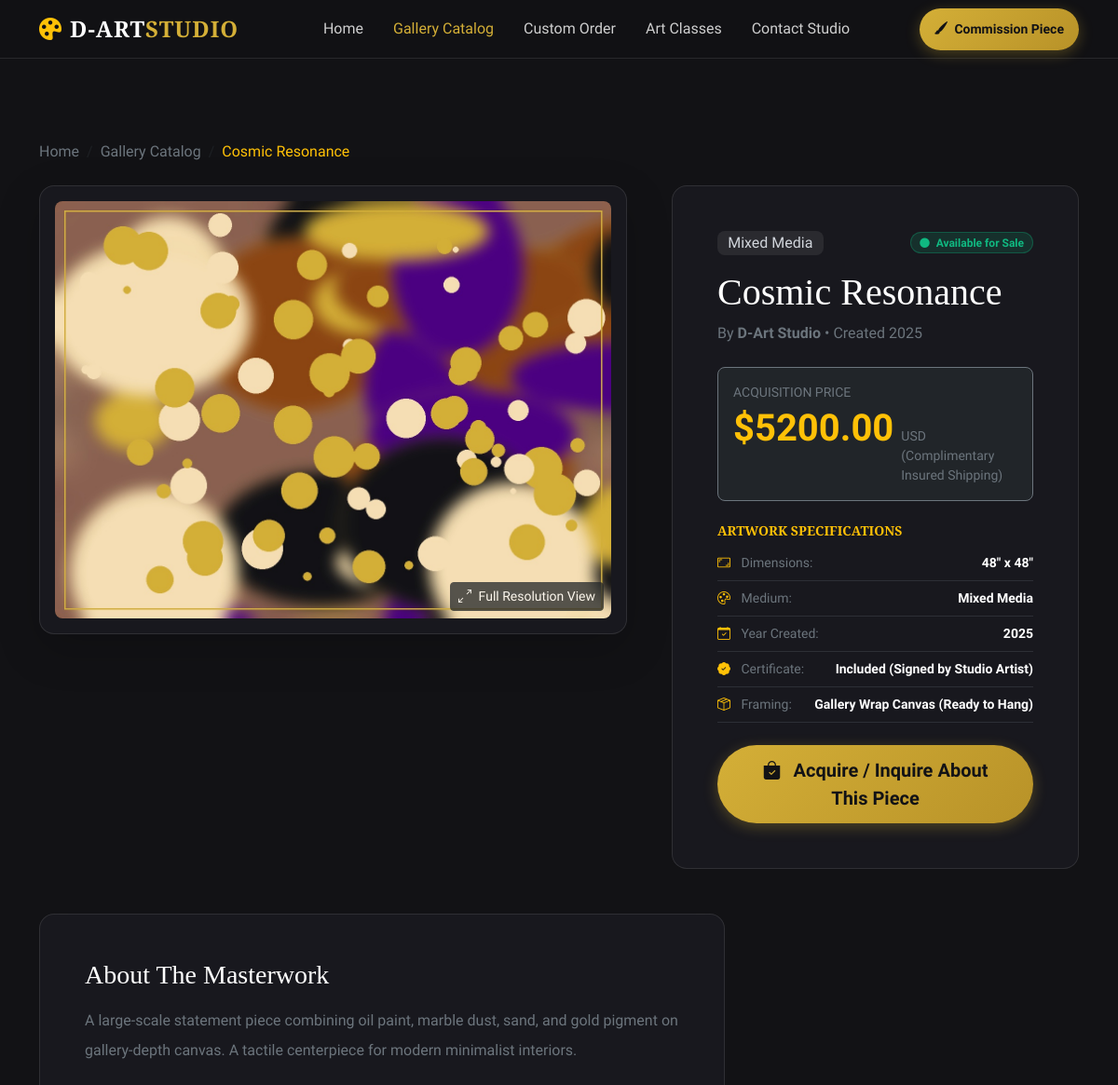
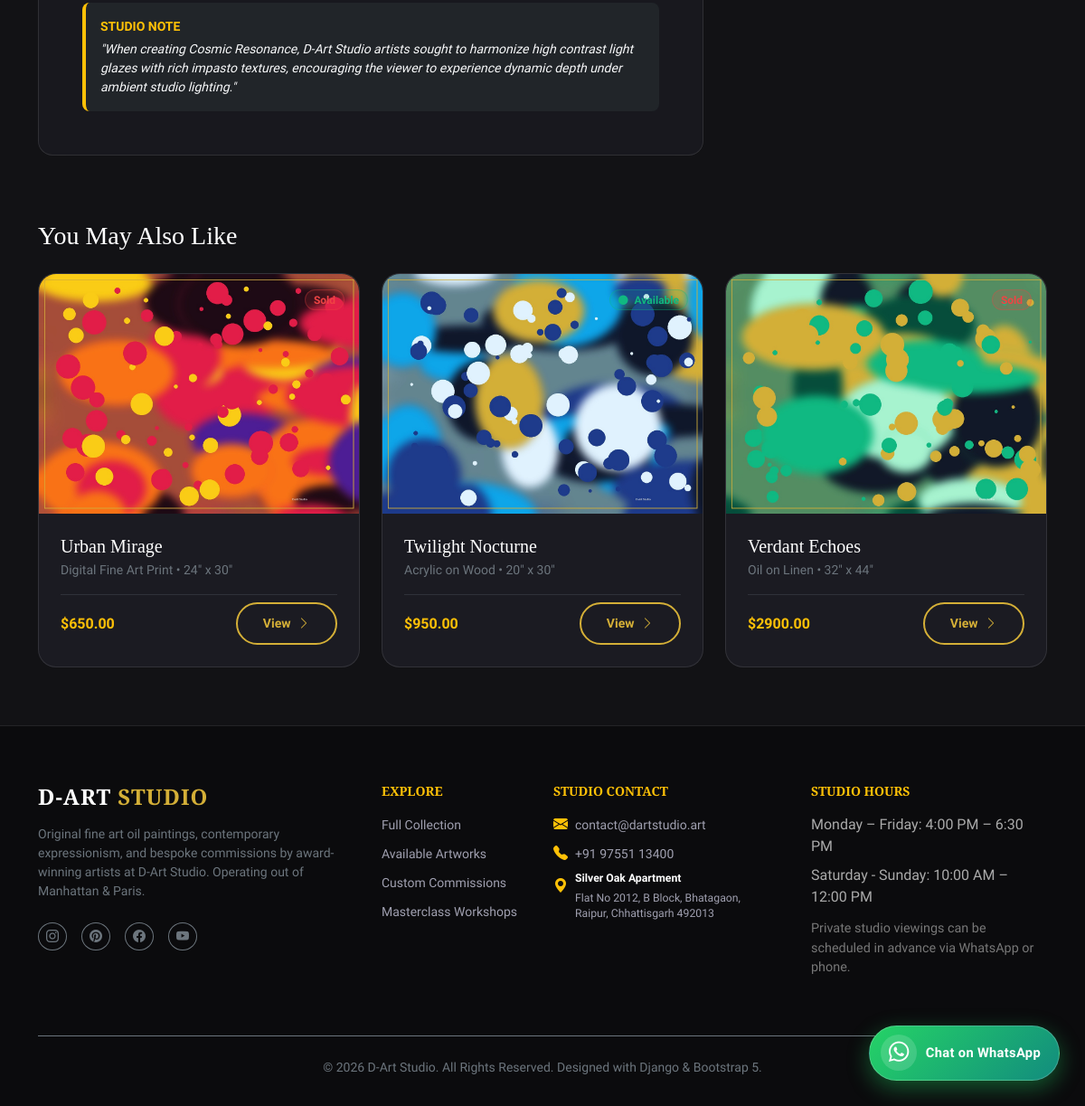
Page /gallery/cosmic-resonance/ on the committed database (2 pictures, top to bottom).
### gallery/models.py (models this page shows, shortened)
class Artwork(models.Model):
    title = models.CharField(max_length=200)
    slug = models.SlugField(unique=True, max_length=200, blank=True)
    image = models.ImageField(upload_to='artworks/')
    medium = models.CharField(max_length=100, help_text="e.g. Oil on Canvas, Acrylic, Watercolor, Digital Art")
    dimensions = models.CharField(max_length=100, help_text="e.g. 24\" x 36\" or 60cm x 90cm")
    price = models.DecimalField(max_digits=10, decimal_places=2)
    description = models.TextField(blank=True, help_text="Detailed story or background of the artwork")
    year_created = models.PositiveIntegerField(default=2025)
    is_available = models.BooleanField(default=True)
    is_featured = models.BooleanField(default=False)
    created_at = models.DateTimeField(auto_now_add=True)
    class Meta:
        ordering = ['-created_at']

### gallery/views.py (the view)
# urls.py: path('gallery/<slug:slug>/', views.ArtworkDetailView.as_view(), name='artwork_detail'),
class ArtworkDetailView(DetailView):
    model = Artwork
    template_name = 'gallery/detail.html'
    context_object_name = 'artwork'
    def get_context_data(self, **kwargs):
        context = super().get_context_data(**kwargs)
        artwork = self.object
        context['related_artworks'] = Artwork.objects.filter(
            medium=artwork.medium
        ).exclude(id=artwork.id)[:3]
        if not context['related_artworks'].exists():
            context['related_artworks'] = Artwork.objects.exclude(id=artwork.id)[:3]
        return context

### gallery/templates/gallery/detail.html (shortened to what this page needs)
{% extends 'gallery/base.html' %}
{% load static %}
{% block content %}
<section class="py-5 text-white">
    <div class="container py-3">
        <nav aria-label="breadcrumb" class="mb-4">
            <ol class="breadcrumb mb-0">
                <li class="breadcrumb-item"><a href="{% url 'gallery:home' %}" class="text-secondary text-decoration-none">Home</a></li>
                <li class="breadcrumb-item"><a href="{% url 'gallery:gallery_list' %}" class="text-secondary text-decoration-none">Gallery Catalog</a></li>
                <li class="breadcrumb-item active text-warning" aria-current="page">{{ artwork.title }}</li>
            </ol>
        </nav>
        <div class="row g-5 align-items-start">
            <div class="col-lg-7">
                <div class="glass-panel p-2 p-md-3 overflow-hidden position-relative shadow-lg">
                    <a href="{{ artwork.image.url }}" target="_blank" data-bs-toggle="modal" data-bs-target="#imageZoomModal">
                        <img src="{{ artwork.image.url }}" alt="{{ artwork.title }}" class="img-fluid rounded-3 w-100" style="max-height: 650px; object-fit: contain; background-color: #0d0d0f;">
                    </a>
                    <button type="button" class="btn btn-dark btn-sm position-absolute bottom-0 end-0 m-4 opacity-75" data-bs-toggle="modal" data-bs-target="#imageZoomModal">
                        <i class="bi bi-arrows-angle-expand me-1"></i> Full Resolution View
                    </button>
                </div>
            </div>
            <div class="col-lg-5">
                <div class="glass-panel p-4 p-md-5">
                    <div class="d-flex justify-content-between align-items-center mb-3">
                        <span class="badge badge-medium fs-6">{{ artwork.medium }}</span>
                        {% if artwork.is_available %}
                            <span class="badge badge-available"><i class="bi bi-circle-fill me-1 small"></i> Available for Sale</span>
                        {% else %}
                            <span class="badge badge-sold"><i class="bi bi-x-circle-fill me-1"></i> Private Collection</span>
                        {% endif %}
                    </div>
                    <h1 class="font-serif display-6 text-white mb-2">{{ artwork.title }}</h1>
                    <p class="text-secondary mb-4">By <strong>D-Art Studio</strong> &bull; Created {{ artwork.year_created }}</p>
                    <div class="p-3 bg-dark bg-opacity-60 rounded-3 mb-4 border border-secondary border-opacity-30">
                        <small class="text-secondary text-uppercase tracking-wider d-block mb-1">Acquisition Price</small>
                        <div class="d-flex align-items-baseline gap-2">
                            <span class="display-6 fw-bold text-warning">${{ artwork.price|floatformat:2 }}</span>
                            <span class="text-secondary small">USD (Complimentary Insured Shipping)</span>
                        </div>
                    </div>
                    <div class="mb-4">
                        <h6 class="text-warning text-uppercase fw-bold mb-3 small">Artwork Specifications</h6>
                        <ul class="list-unstyled text-secondary small">
                            <li class="mb-2 d-flex justify-content-between border-bottom border-secondary border-opacity-25 pb-2">
                                <span><i class="bi bi-aspect-ratio me-2 text-warning"></i> Dimensions:</span>
                                <strong class="text-white">{{ artwork.dimensions }}</strong>
                            </li>
                            <li class="mb-2 d-flex justify-content-between border-bottom border-secondary border-opacity-25 pb-2">
                                <span><i class="bi bi-palette me-2 text-warning"></i> Medium:</span>
                                <strong class="text-white">{{ artwork.medium }}</strong>
                            </li>
                            <li class="mb-2 d-flex justify-content-between border-bottom border-secondary border-opacity-25 pb-2">
                                <span><i class="bi bi-calendar-check me-2 text-warning"></i> Year Created:</span>
                                <strong class="text-white">{{ artwork.year_created }}</strong>
                            </li>
                            <li class="mb-2 d-flex justify-content-between border-bottom border-secondary border-opacity-25 pb-2">
                                <span><i class="bi bi-patch-check-fill me-2 text-warning"></i> Certificate:</span>
                                <strong class="text-white">Included (Signed by Studio Artist)</strong>
                            </li>
                            <li class="mb-2 d-flex justify-content-between border-bottom border-secondary border-opacity-25 pb-2">
                                <span><i class="bi bi-box-seam me-2 text-warning"></i> Framing:</span>
                                <strong class="text-white">Gallery Wrap Canvas (Ready to Hang)</strong>
                            </li>
                        </ul>
                    </div>
                    <div class="d-grid gap-3">
                        {% if artwork.is_available %}
                            <a href="{% url 'gallery:contact' %}?subject=Inquiry regarding artwork: {{ artwork.title }}" class="btn btn-gold btn-lg">
                                <i class="bi bi-bag-check-fill me-2"></i> Acquire / Inquire About This Piece
                            </a>
                        {% endif %}
                    </div>
                </div>
            </div>
        </div>
        <div class="row mt-5">
            <div class="col-lg-8">
                <div class="glass-panel p-4 p-md-5">
                    <h3 class="font-serif text-white mb-3">About The Masterwork</h3>
                    <p class="text-secondary lead fs-6 lh-lg mb-4">
                        {{ artwork.description }}
                    </p>
                    <div class="p-3 bg-dark rounded-3 border-start border-warning border-4">
                        <small class="text-warning text-uppercase fw-bold d-block mb-1">Studio Note</small>
                        <p class="text-light fst-italic mb-0 small">
                            "When creating {{ artwork.title }}, D-Art Studio artists sought to harmonize high contrast light glazes with rich impasto textures, encouraging the viewer to experience dynamic depth under ambient studio lighting."
                        </p>
                    </div>
                </div>
            </div>
        </div>
        {% if related_artworks %}
            <div class="mt-5 pt-4">
                <h3 class="font-serif text-white mb-4">You May Also Like</h3>
                <div class="row g-4">
                    {% for item in related_artworks %}
                        <div class="col-lg-4 col-md-6">
                            <div class="art-card">
                                <div class="art-card-img-wrapper">
                                    <img src="{{ item.image.url }}" alt="{{ item.title }}" loading="lazy">
                                    <div class="position-absolute top-0 end-0 p-3">
                                        {% if item.is_available %}
                                            <span class="badge badge-available"><i class="bi bi-circle-fill me-1 small"></i> Available</span>
                                        {% else %}
                                            <span class="badge badge-sold">Sold</span>
                                        {% endif %}
                                    </div>
                                </div>
                                <div class="art-card-body">
                                    <h5 class="font-serif text-white mb-1"><a href="{% url 'gallery:artwork_detail' item.slug %}" class="text-white text-decoration-none hover-gold">{{ item.title }}</a></h5>
                                    <small class="text-secondary mb-3 d-block">{{ item.medium }} &bull; {{ item.dimensions }}</small>
                                    <div class="d-flex justify-content-between align-items-center pt-2 border-top border-secondary border-opacity-25">
                                        <span class="fw-bold text-warning">${{ item.price|floatformat:2 }}</span>
                                        <a href="{% url 'gallery:artwork_detail' item.slug %}" class="btn btn-outline-gold btn-sm">View <i class="bi bi-chevron-right ms-1"></i></a>
                                    </div>
                                </div>
                            </div>
                        </div>
                    {% endfor %}
                </div>
            </div>
        {% endif %}
    </div>
</section>
{% endblock %}

### gallery/static/gallery/css/style.css (style rules this page uses)
:root { --color-bg-dark: #121215; --color-bg-card: #1b1b22; --color-bg-surface: #24242d; --color-gold: #d4af37; --color-gold-hover: #e5c158; --color-gold-light: rgba(212, 175, 55, 0.15); --color-text-light: #f8f9fa; --color-text-muted: #a0a0b0; --color-border: rgba(255, 255, 255, 0.1); --font-heading: 'Playfair Display', serif; --font-body: 'Plus Jakarta Sans', sans-serif; }
body { font-family: var(--font-body); background-color: var(--color-bg-dark); color: var(--color-text-light); overflow-x: hidden; }
h1, h2, h3, h4, h5, h6, .font-serif { font-family: var(--font-heading); }
.glass-panel { background: rgba(27, 27, 34, 0.75); backdrop-filter: blur(16px); -webkit-backdrop-filter: blur(16px); border: 1px solid var(--color-border); border-radius: 1rem; }
.btn-gold { background: linear-gradient(135deg, #d4af37 0%, #b89228 100%); color: #121215; font-weight: 600; border: none; padding: 0.75rem 1.75rem; border-radius: 50rem; transition: all 0.3s ease; box-shadow: 0 4px 15px rgba(212, 175, 55, 0.3); }
.btn-outline-gold { border: 2px solid var(--color-gold); color: var(--color-gold); background: transparent; font-weight: 600; padding: 0.7rem 1.75rem; border-radius: 50rem; transition: all 0.3s ease; }
.art-card { background: var(--color-bg-card); border: 1px solid var(--color-border); border-radius: 1.25rem; overflow: hidden; transition: all 0.4s cubic-bezier(0.165, 0.84, 0.44, 1); height: 100%; display: flex; flex-direction: column; }
.art-card-img-wrapper { position: relative; aspect-ratio: 4/3; overflow: hidden; background-color: #0c0c0e; }
.art-card-img-wrapper img { width: 100%; height: 100%; object-fit: cover; transition: transform 0.6s ease; }
.art-card-body { padding: 1.5rem; display: flex; flex-direction: column; flex-grow: 1; }
.badge-available { background: rgba(16, 185, 129, 0.15); color: #10b981; border: 1px solid rgba(16, 185, 129, 0.3); font-weight: 600; padding: 0.35em 0.75em; border-radius: 50rem; }
.badge-sold { background: rgba(239, 68, 68, 0.15); color: #ef4444; border: 1px solid rgba(239, 68, 68, 0.3); font-weight: 600; padding: 0.35em 0.75em; border-radius: 50rem; }
.badge-medium { background: rgba(255, 255, 255, 0.08); color: #d1d5db; font-weight: 500; font-size: 0.8rem; padding: 0.3em 0.7em; border-radius: 0.5rem; }

### rows in the picture
Artwork: title "Cosmic Resonance", image (picture), medium "Mixed Media", year_created "2025", price "5200.00", dimensions "48\" x 48\"", description "A large-scale statement piece combining oil paint, marble dust, sand, and gold pigment on gallery-depth canvas. A tactile centerpiece for modern minimalist interiors."
Artwork: image (picture), is_available "Sold", title "Urban Mirage", medium "Digital Fine Art Print", dimensions "24\" x 30\"", price "650.00"
Artwork: image (picture), is_available True (drawn), title "Twilight Nocturne", medium "Acrylic on Wood", dimensions "20\" x 30\"", price "950.00"
Artwork: image (picture), title "Verdant Echoes", medium "Oil on Linen", dimensions "32\" x 44\"", price "2900.00"
